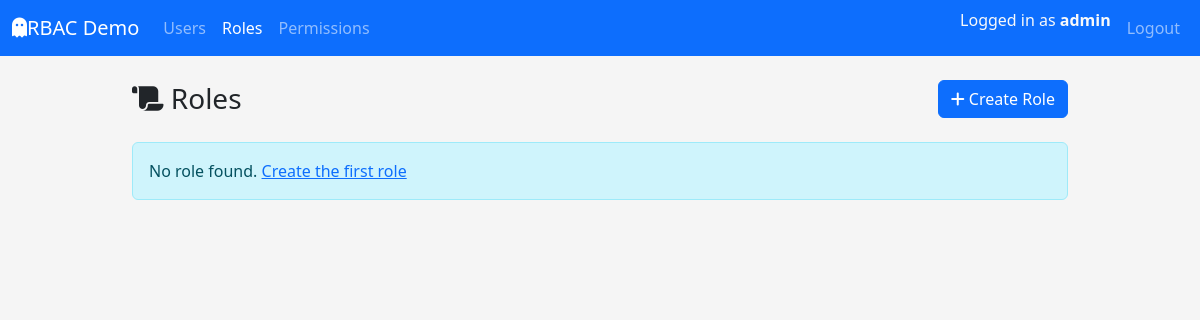
Page /roles/ (signed in) on the earlier database version.
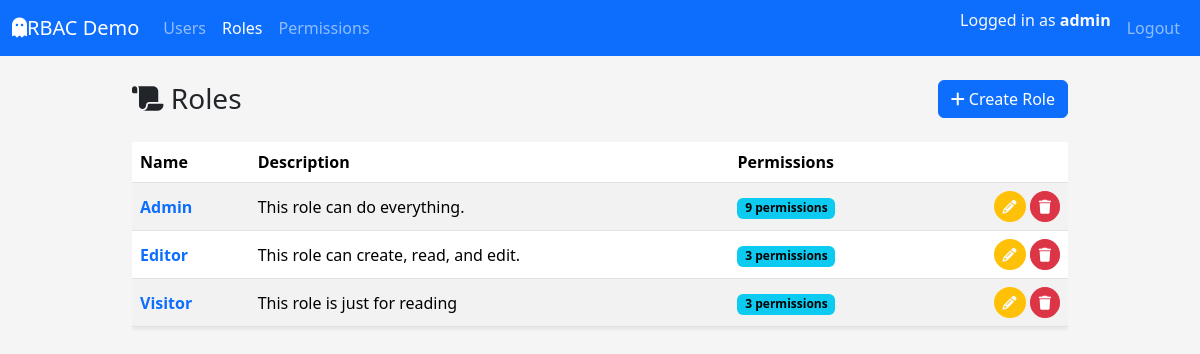
Same page on the later database version.
### app/models/user.py (models this page shows, shortened)
class UserTable(UserMixin,db.Model):
    __tablename__ = "tbl_users"
    id = db.Column(db.Integer, primary_key=True)
    username = db.Column(db.String(80), unique=True, nullable=False)
    email = db.Column(db.String(120), unique=True, nullable=False)
    fullname = db.Column(db.String(120), nullable=False)
    is_active = db.Column(db.Boolean, default=True, nullable=False)
    password_hash = db.Column(db.String(255), nullable=False)
    created_at = db.Column(db.DateTime, default=datetime.utcnow, nullable=False)
    updated_at = db.Column(
        db.DateTime, default=datetime.utcnow, onupdate=datetime.utcnow, nullable=False
    )
    roles = db.relationship("RoleTable", secondary=tbl_user_roles, back_populates="users")

### app/models/role.py (models this page shows, shortened)
class RoleTable(db.Model):
    __tablename__ = "tbl_roles"
    id = db.Column(db.Integer, primary_key=True)
    name = db.Column(db.String(80), unique=True, nullable=False)
    description = db.Column(db.String(255))
    created_at = db.Column(db.DateTime, default=datetime.utcnow, nullable=False)
    updated_at = db.Column(
        db.DateTime, default=datetime.utcnow, onupdate=datetime.utcnow, nullable=False
    )
    users = db.relationship("UserTable", secondary=tbl_user_roles, back_populates="roles")
    permissions = db.relationship("PermissionTable", secondary=tbl_role_permissions, back_populates="roles")

### app/routes/roles_route.py (the view)
@role_bp.route('/')
@login_required
def index():
    roles = RoleService.get_all_roles()
    return render_template("roles/index.html", roles=roles)

### app/services/role_service.py (called while the page is built)
    @staticmethod
    def get_all_roles() -> List[RoleTable]:
        return RoleTable.query.order_by(RoleTable.id.asc()).all()

### app/templates/roles/index.html (shortened to what this page needs)
{% extends "layouts/base.html" %}  {% block content %}
<div class="d-flex justify-content-between align-items-center mb-4">
  <h1 class="h3 mb-0"><i class="fa-solid fa-scroll"></i> Roles</h1>
  <a href="{{ url_for('tbl_roles.create') }}" class="btn btn-primary"
    ><i class="fa-solid fa-plus"></i> Create Role</a
  >
</div>
{% if roles %}
<div class="table-responsive">
  <table
    class="table table-striped  table-hover align-middle shadow-sm"
  >
    <thead>
      <tr>
        <th>Name</th>
        <th>Description</th>
        <th>Permissions</th>
        <th class="text-end"></th>
      </tr>
    </thead>
    <tbody>
      {% for role in roles %}
      <tr>
        <td>
          <a
            href="{{ url_for('tbl_roles.detail', role_id=role.id) }}"
            class="text-decoration-none fw-semibold"
            >{{ role.name }}</a
          >
        </td>
        <td>{{ role.description or "-" }}</td>
        <td>
          {% if role.permissions %}
            <span class="badge text-bg-info">
              {{ role.permissions|length }} permission{{ role.permissions|length != 1 and 's' or '' }}
            </span>
          {% else %}
           <span class="badge text-bg-secondary">No permission</span>
          {% endif %}
        </td>
        <td class="text-end">
          <a
            href="{{ url_for('tbl_roles.edit', role_id=role.id) }}"
            class="btn btn-sm btn-warning rounded-circle text-light"
            title="Edit"
            ><i class="fa-solid fa-pencil"></i
          ></a>
          <a
            href="{{ url_for('tbl_roles.delete_confirm', role_id=role.id) }}"
            class="btn btn-sm btn-danger rounded-circle"
            title="Delete"
            ><i class="fa-solid fa-trash"></i
          ></a>
        </td>
      </tr>
      {% endfor %}
    </tbody>
  </table>
</div>
{% else %}
  <div class="alert alert-info">
    No role found.
  <a href="{{ url_for('tbl_roles.create') }}">Create the first role</a>
</div>
{% endif %}
{% endblock %}

### app/templates/layouts/base.html (shortened to what this page needs)
<!DOCTYPE html>
<html lang="en">
  <head>
    <link
      href="https://cdn.jsdelivr.net/npm/bootstrap@5.3.8/dist/css/bootstrap.min.css"
      rel="stylesheet"
    />
    <link
      rel="stylesheet"
      href="{{ url_for('static', filename='css/style.css') }}"
    />
  </head>
  <body>
    <nav class="navbar navbar-expand-lg navbar-dark bg-primary mb-4">
      <div class="container-fluid">
        <a class="navbar-brand" href="#">
          <i class="fa-solid fa-ghost"></i>RBAC Demo
        </a>
        <div class="collapse navbar-collapse" id="navbarMain">
          <ul class="navbar-nav me-auto mb-2 mb-lg-0">
            <li class="nav-item">
              <a
                class="nav-link {% if request.blueprint == 'tbl_users' %}active{% endif %}"
                href="{{ url_for('tbl_users.index') }}"
                >Users</a
              >
            </li>
            <li class="nav-item">
              <a
                class="nav-link {% if request.blueprint == 'tbl_roles' %}active{% endif %}"
                href="{{ url_for('tbl_roles.index') }}"
                >Roles</a
              >
            </li>
            <li class="nav-item">
              <a
                class="nav-link {% if request.blueprint == 'tbl_perms' %}active{% endif %}"
                href="{{ url_for('tbl_perms.index') }}"
                >Permissions</a
              >
            </li>
          </ul>
          <ul class="navbar-nav ms-auto mb-2 mb-lg-0">
            {% if current_user.is_authenticated %}
            <li class="nav-item">
              <span class="navbar-text me-2 text-light">
                Logged in as <strong>{{ current_user.username }}</strong>
              </span>
            </li>
            <li class="nav-item">
              <a href="{{ url_for('auth.logout') }}" class="nav-link">Logout</a>
            </li>
            {% else %}
            <li class="nav-item">
              <a href="{{ url_for('auth.login') }}" class="nav-link">Login</a>
            </li>
            {% endif %}
          </ul>
        </div>
      </div>
    </nav>
    <main class="container">
       {% block content %}{% endblock %}
    </main>
  </body>
</html>

### app/static/css/style.css (style rules this page uses)
body { background-color: #f5f5f5; }
main.container { max-width: 960px; }
.table td, .table th { vertical-align: middle; }

Differences in the rows shown:
added RoleTable: name "Admin", description "This role can do everything.", permissions|length "9", permissions|length "s"
added RoleTable: name "Editor", description "This role can create, read, and edit.", permissions|length "3", permissions|length "s"
added RoleTable: name "Visitor", description "This role is just for reading", permissions|length "3", permissions|length "s"
Other differences:
text no longer shown: "No role found. Create the first role"
text now shown: "Name Description Permissions"
